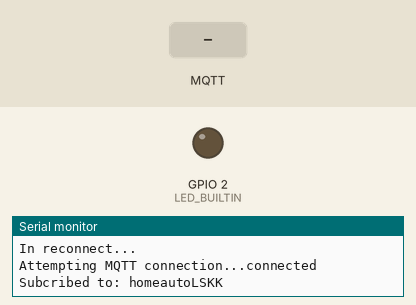
Simulated run of this sketch. Board: ESP8266 (NodeMCU). Parts: output pins drawn as LEDs (lit = HIGH, except the on-board LED, lit = LOW), the last lines printed to the serial monitor. The test bench sets the inputs (shaded band). WiFi joins after 1.5 s; servers stay silent unless stated; no MQTT or app messages arrive unless stated.

Above: at 2.7 s.
2.8 s: MQTT message "HIDUPKAN LAMPU" arrives on the first subscribed topic
4.3 s: MQTT message "MATIKAN LAMPU" arrives on the first subscribed topic
At 5.3 s:
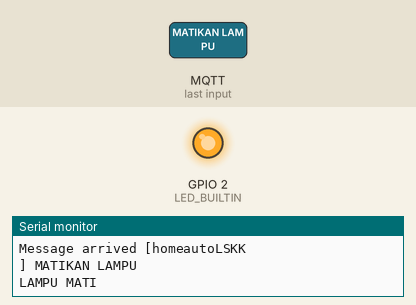
5.8 s: MQTT message "1" arrives on the first subscribed topic
Timing chart, 0 to 8.8 s (numbered marks = the images above; inputs shaded):
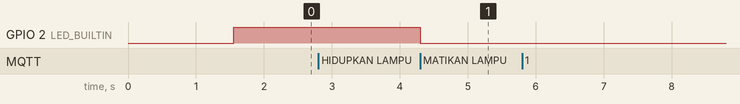

Measured:
- after the input at 4.3 s, GPIO 2 (LED_BUILTIN): HIGH → LOW at once

The sketch:

mqtt_static_wifi.ino
```cpp
// MQTT WITH RMQ
// STATIC WIFI
// By Ari Farhan

#include <ESP8266WiFi.h>
#include <PubSubClient.h>

// deklarasi global variable
const char* WIFI_SSID = "AGIA";
const char* WIFI_PASS = "rafiabdul09";

const char *TOPIC = "homeautoLSKK";  // Topic to subcribe to
const char *TOPIC_Report = "report_homeautoLSKK"; // Topic report
const char* mqtt_server = "rmq2.******.id";
const char* mqtt_user = "/mahasiswaubl:ubliot";
const char* mqtt_pass= "***********";
const char* CL = "LSKK";
int KondisiLed = 1;

WiFiClient espClient;
PubSubClient client(espClient);

void callback(char* topic, byte* payload, unsigned int length) {
  String response;

  for (int i = 0; i < length; i++) {
    response += (char)payload[i];
  }
  Serial.print("Message arrived [");
  Serial.print(topic);
  Serial.println('\n');
  Serial.print("] ");
  Serial.println(response);
  if(response == "HIDUPKAN LAMPU")
  {
    Serial.println("LAMPU HIDUP");
    KondisiLed = 1;
  }
  if (response == "MATIKAN LAMPU")
  {
    Serial.println("LAMPU MATI");
    KondisiLed = 0;
  }
}
void reconnect() {
  // Loop until we're reconnected
  Serial.println("In reconnect...");
  while (!client.connected()) {
    Serial.print("Attempting MQTT connection...");
    // Attempt to connect
    if(client.connect(CL, mqtt_user, mqtt_pass)) {
      client.subscribe(TOPIC);
      Serial.println("connected");
      Serial.print("Subcribed to: ");
      Serial.println(TOPIC);
    } else {
      Serial.print("failed, rc=");
      Serial.print(client.state());
      Serial.println(" try again in 5 seconds");
      // Wait 5 seconds before retrying
      delay(5000);
    }
  }
}

// the setup function runs once when you press reset or power the board
void setup() {
  Serial.begin(115200);
  Serial.println();
  pinMode(LED_BUILTIN, OUTPUT);
  //Wifi Conf
  WiFi.mode(WIFI_STA);
  WiFi.begin(WIFI_SSID, WIFI_PASS);
  while (WiFi.status() != WL_CONNECTED) {
    delay(500);
  }
  client.setServer(mqtt_server, 1883);
  client.setCallback(callback);// Initialize the callback routine
  // initialize digital pin LED_BUILTIN as an output.
}

// the loop function runs over and over again forever
void loop() {
  if (!client.connected())  // Reconnect if connection is lost
  {
    reconnect();
  }
  client.loop();
  digitalWrite(LED_BUILTIN, KondisiLed);
}
```
